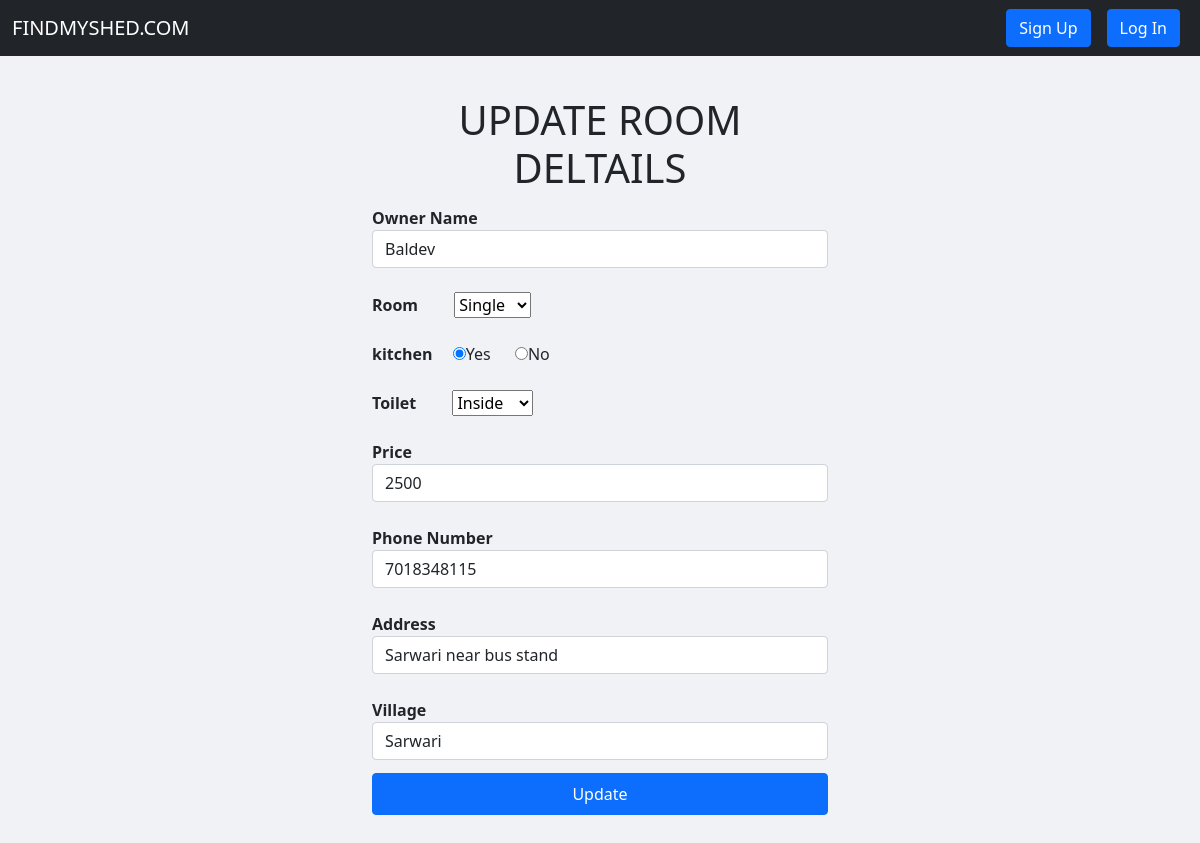
Screenshot of /owner/room_form.php?update_room_id=130 with the database file from the repository.
### tables this page shows
CREATE TABLE `owner_room` (
  `room_id` int(11) NOT NULL,
  `owner_id` int(11) NOT NULL,
  `room_owner_name` varchar(255) NOT NULL,
  `room_set` varchar(255) NOT NULL,
  `room_price` int(11) NOT NULL,
  `room_address` text NOT NULL,
  `room_village` varchar(255) NOT NULL,
  `room_kitchen` varchar(255) NOT NULL,
  `room_toilet` varchar(255) NOT NULL,
  `owner_phone_number` varchar(255) NOT NULL,
  `room_publish_date` datetime NOT NULL DEFAULT current_timestamp()
);

### owner/room_form.php (the view, shortened to what this page needs)
<!doctype html>
<html lang="en">
  <head>
    <link href="https://cdn.jsdelivr.net/npm/bootstrap@5.0.0-beta2/dist/css/bootstrap.min.css" rel="stylesheet">
    <link rel="stylesheet" href="css/room_form.css">
  </head>
  <body>
  <?php include "partials/header.php"; ?>
<div class="container form-container">
<?php
    if(isset($_GET['update_room_id'])){
      include "partials/dbconnect.php";
      $room_id = $_GET['update_room_id'];
      $sql = "SELECT * FROM owner_room WHERE room_id = '$room_id'";
      $result = mysqli_query($conn, $sql);
      $row = mysqli_fetch_assoc($result);
      $owner_name = $row['room_owner_name'];
      $room_price = $row['room_price'];
      $room_address = $row['room_address'];
      $room_village = $row['room_village'];
      $owner_phone_number = $row['owner_phone_number'];
  echo '
  <div class="text-center mt-4">
    <h1>UPDATE ROOM DELTAILS</h1>
  </div>
  <form action="" method="POST">
  <div class="form-group ">
    <label for="room_owner_name"><b>Owner Name</b></label>
    <input required type="text" class="form-control" id="room_owner_name" name="update_room_owner_name" value="'.$owner_name.'" placeholder="Enter Owner\'s Namesss">
  </div>
  <div class="form-group mt-4">
    <label for="room_set" ><b>Room</b></label>&emsp;&emsp;
    <select name="update_room_set" id="room_set" value="double">
      <option value="single">Single</option>
    </select>
  </div>
  <div class="form-group mt-4">
    <label for="room_kitchen"><b>kitchen</b></label>&emsp;
    <input required type="radio" name="update_room_kitchen" value="yes" checked>Yes &emsp; </span>
    <input required type="radio" name="update_room_kitchen" value="no">No
  </div>
  <div class="form-group mt-4">
    <label for="room_toilet"><b>Toilet</b></label>&emsp;&emsp;
    <select name="update_room_toilet" id="update_room_toilet" value="outside">
      <option value="inside">Inside</option>
    </select>
  </div>
  <div class="form-group mt-4">
    <label for="room_price"><b>Price</b></label>
    <input required type="number" class="form-control" id="room_price" name="update_room_price" minlength="3" maxlength="4" value="'.$room_price.'" placeholder="Enter Your Room Price">
  </div>
  <div class="form-group mt-4">
    <label for="owner_phone_number"><b>Phone Number</b></label>
    <input required type="number" class="form-control" id="owner_phone_number" name="update_owner_phone_number" minlength="10" maxlength="10" value="'.$owner_phone_number.'" placeholder="Enter Your Phone Number">
  </div>
  <div class="form-group mt-4">
    <label for="room_address"><b>Address</b></label>
    <input required type="text" class="form-control" id="room_address" name="update_room_address" value="'.$room_address.'" placeholder="Enter Your Room Address">
  </div>
  <div class="form-group mt-4">
    <label for="room_address_village"><b>Village</b></label>
    <input type="text" class="form-control" id="room_address_village" name="update_room_address_village" value="'.$room_village.'" placeholder="Enter Your Room Village" required>
  </div>
  <div class="form-group d-grid">
  <button type="submit" name="update_room" class="btn btn-primary mb-5 py-2">Update</button>
  </div>
</form>';
}
?>
</div>
  </body>
</html>

### owner/css/room_form.css (style rules this page uses)
body { background-color: #f0f2f5; }
.form-group { margin-top: 3%; }
.form-container { width: 40vw; margin-top: 5vh; }

### rows the page displays
owner_room: update_room_owner_name "Baldev", update_room_price "2500", update_owner_phone_number "7018348115", update_room_address "Sarwari near bus stand", update_room_address_village "Sarwari"
